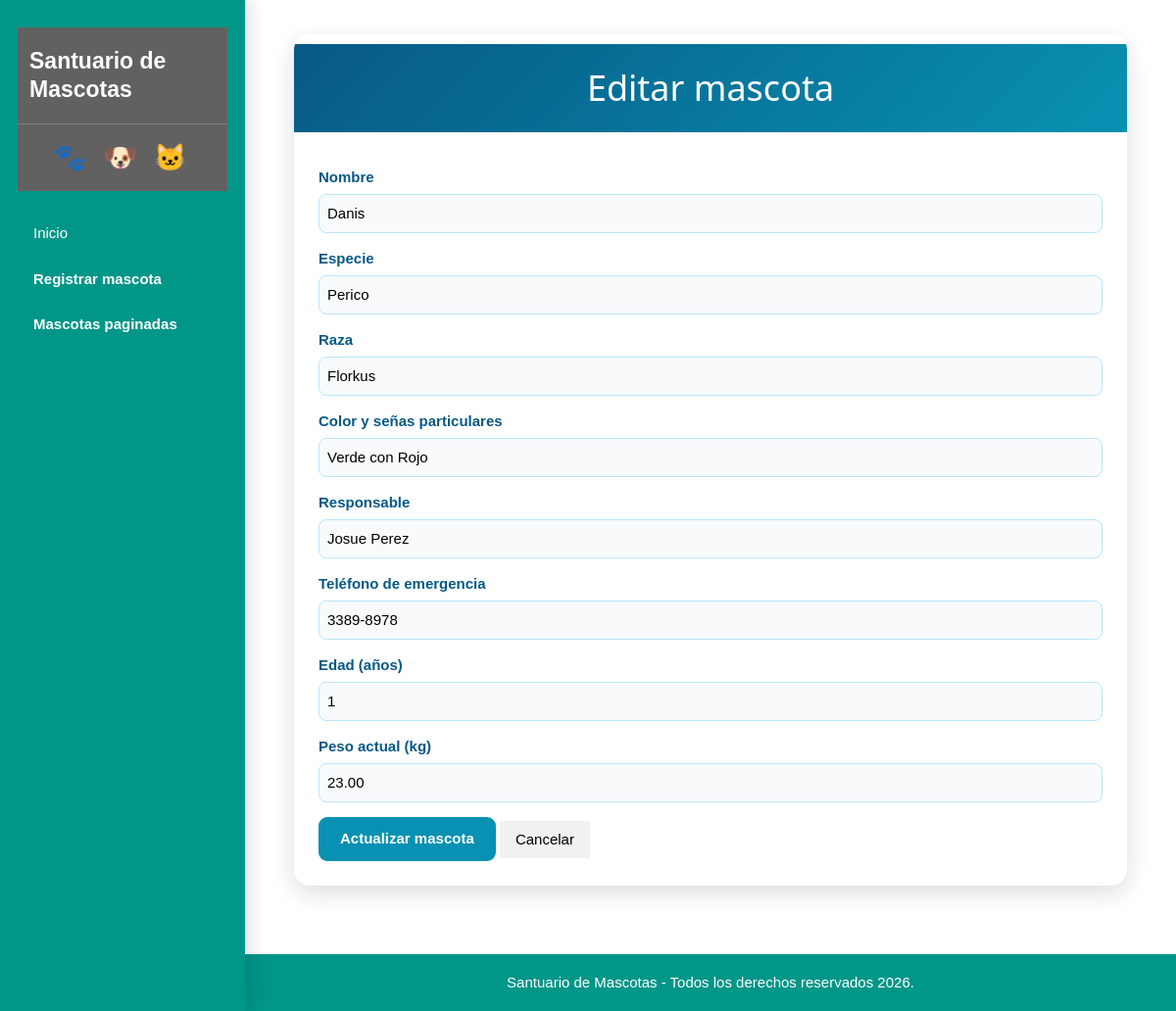
Screenshot of /editar_mascota.php?id=12 with the database file from the repository.
### tables this page shows
CREATE TABLE `mascotas` (
  `id` int(10) unsigned NOT NULL AUTO_INCREMENT,
  `nombre` varchar(100) NOT NULL,
  `especie` varchar(80) NOT NULL,
  `raza` varchar(100) NOT NULL,
  `edad` int(10) unsigned NOT NULL,
  `peso_actual` decimal(8,2) NOT NULL,
  `color_senas` varchar(255) NOT NULL,
  `responsable` varchar(150) NOT NULL,
  `telefono_emergencia` varchar(30) NOT NULL,
  PRIMARY KEY (`id`)
);

### conexion.php (called while the page is built, shortened)
<?php
class Conexion
{
    public function __construct()
    {
        $dsn = 'mysql:host=localhost;dbname=santuario_mascotas;charset=utf8mb4';
        try {
            $this->conexion = new PDO($dsn, 'root', '', [
                PDO::ATTR_ERRMODE => PDO::ERRMODE_EXCEPTION,
                PDO::ATTR_DEFAULT_FETCH_MODE => PDO::FETCH_ASSOC,
                PDO::ATTR_EMULATE_PREPARES => false,
            ]);
        } catch (PDOException $e) {
            throw new RuntimeException(
                'No fue posible conectar con la base de datos. Verifica que MySQL esté activo y que la base santuario_mascotas exista.',
                0,
                $e
            );
        }
    }
}

### GuardarMascota.php (called while the page is built, shortened)
<?php
require_once __DIR__ . '/conexion.php';
class GuardarMascota extends Conexion
{
    public function buscarPorId(int $id): ?array
    {
        $consulta = $this->conexion->prepare('SELECT * FROM Mascotas WHERE id = :id');
        $consulta->execute([':id' => $id]);
        $mascota = $consulta->fetch();
        return $mascota === false ? null : $mascota;
    }
}

### editar_mascota.php (the view, shortened to what this page needs)
<?php
require_once __DIR__ . '/GuardarMascota.php';
function e($valor): string
{
    return htmlspecialchars((string) $valor, ENT_QUOTES, 'UTF-8');
}
$id = filter_input(INPUT_GET, 'id', FILTER_VALIDATE_INT);
$mascota = null;
if ($id && $id > 0) {
    try {
        $mascota = (new GuardarMascota())->buscarPorId($id);
    } catch (Throwable $error) {
        error_log($error->getMessage());
    }
}
include __DIR__ . '/menu.php';
?>
<section class="w3-container">
    <div class="vet-formulario w3-card">
        <h1 class="vet-titulo">Editar mascota</h1>
        <form method="post" action="actualizar_mascota.php">
            <div class="vet-grid">
                <?php foreach (['nombre'=>'Nombre', 'especie'=>'Especie', 'raza'=>'Raza', 'color_senas'=>'Color y señas particulares', 'responsable'=>'Responsable', 'telefono_emergencia'=>'Teléfono de emergencia'] as $campo => $etiqueta): ?>
                    <div class="vet-campo">
                        <label for="<?= $campo ?>"><?= $etiqueta ?></label>
                        <input class="w3-input w3-border" id="<?= $campo ?>" name="<?= $campo ?>" type="<?= $campo === 'telefono_emergencia' ? 'tel' : 'text' ?>" value="<?= e($mascota[$campo]) ?>" required>
                    </div>
                <?php endforeach; ?>
                <div class="vet-campo">
                    <label for="edad">Edad (años)</label>
                    <input class="w3-input w3-border" id="edad" name="edad" type="number" min="0" value="<?= e($mascota['edad']) ?>" required>
                </div>
                <div class="vet-campo">
                    <label for="peso_actual">Peso actual (kg)</label>
                    <input class="w3-input w3-border" id="peso_actual" name="peso_actual" type="number" min="0.01" step="0.01" value="<?= e($mascota['peso_actual']) ?>" required>
                </div>
            </div>
            <button class="vet-boton" type="submit" name="actualizar_mascota">Actualizar mascota</button>
            <a class="w3-button w3-light-grey" href="Mascotaspaginadas.php">Cancelar</a>
        </form>
    </div>
</section>
<?php include __DIR__ . '/pie_pagina.php'; ?>

### W3.css (style rules this page uses)
html { box-sizing:border-box }
*,*:before,*:after { box-sizing:inherit }
html { -ms-text-size-adjust:100%;-webkit-text-size-adjust:100% }
body { margin:0 }
article,aside,details,figcaption,figure,footer,header,main,menu,nav,section { display:block }
a { background-color:transparent }
button,input,select,textarea,optgroup { font:inherit;margin:0 }
button,input { overflow:visible }
button,select { text-transform:none }
button,[type=button],[type=reset],[type=submit] { -webkit-appearance: button; appearance: button; }
html,body { font-family:Verdana,sans-serif;font-size:15px;line-height:1.5 }
html { overflow-x:hidden }
h1 { font-size:36px }
h1,h2,h3,h4,h5,h6 { font-family:"Segoe UI",Arial,sans-serif;font-weight:400;margin:10px 0 }
a { color:inherit }
.w3-btn,.w3-button { border:none;display:inline-block;padding:8px 16px;vertical-align:middle;overflow:hidden;text-decoration:none;color:inherit;background-color:inherit;text-align:center;cursor:pointer;white-space:nowrap }
.w3-btn,.w3-button { -webkit-touch-callout:none;-webkit-user-select:none;-khtml-user-select:none;-moz-user-select:none;-ms-user-select:none;user-select:none }
.w3-input { padding:8px;display:block;border:none;border-bottom:1px solid #ccc;width:100% }
.w3-container:after,.w3-container:before,.w3-panel:after,.w3-panel:before,.w3-row:after,.w3-row:before,.w3-row-padding:after,.w3-row-padding:before, .w3-cell-row:before,.w3-cell-row:after,.w3-clear:after,.w3-clear:before,.w3-bar:before,.w3-bar:after { content:"";display:table;clear:both }
.w3-container,.w3-panel { padding:0.01em 16px }
.w3-card,.w3-card-2 { box-shadow:0 2px 5px 0 rgba(0,0,0,0.16),0 2px 10px 0 rgba(0,0,0,0.12) }
.w3-border { border:1px solid #ccc!important }
.w3-light-grey,.w3-hover-light-grey:hover,.w3-light-gray,.w3-hover-light-gray:hover { color:#000!important;background-color:#f1f1f1!important }
:root { --vet-azul-oscuro: #075985; --vet-azul: #0284c7; --vet-turquesa: #0891b2; --vet-celeste: #e0f2fe; --vet-fondo: #f0f9ff; --vet-blanco: #ffffff; --vet-texto: #1e293b; --vet-gris: #64748b; --vet-verde: #15803d; --vet-rojo: #b91c1c; }
body { background-color: var(--vet-blanco); color: var(--vet-texto); min-height: 100vh; }
.vet-formulario { max-width: 850px; margin: 35px auto; background-color: var(--vet-blanco); border-radius: 16px; box-shadow: 0 8px 25px rgba(15, 23, 42, 0.14); overflow: hidden; }
.vet-titulo { background: linear-gradient( 135deg, var(--vet-azul-oscuro), var(--vet-turquesa) ); color: var(--vet-blanco); padding: 18px 25px; text-align: center; }
.vet-formulario form { padding: 25px; }
.vet-formulario label { color: var(--vet-azul-oscuro); font-weight: 700; }
.vet-formulario input, .vet-formulario select, .vet-formulario textarea { border: 1px solid #bae6fd !important; border-radius: 8px; margin-top: 5px; margin-bottom: 15px; background-color: #f8fafc; }
.vet-boton { display: inline-block; background-color: var(--vet-turquesa); color: var(--vet-blanco); border: none; border-radius: 9px; padding: 11px 22px; text-decoration: none; font-weight: 700; cursor: pointer; transition: 0.2s; }

### rows the page displays
mascotas: nombre "Danis", especie "Perico", raza "Florkus", color_senas "Verde con Rojo", responsable "Josue Perez", telefono_emergencia "3389-8978", edad "1", peso_actual "23.00"

### other values shown
$etiqueta "Nombre"
$etiqueta "Especie"
$etiqueta "Raza"
$etiqueta "Color y señas particulares"
$etiqueta "Responsable"
$etiqueta "Teléfono de emergencia"
